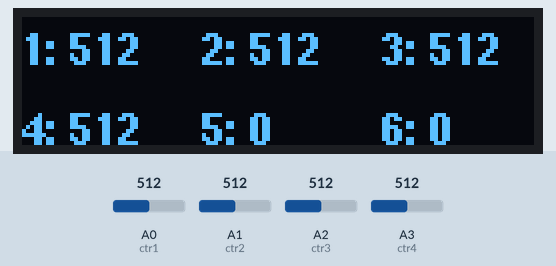
The sketch below on a simulated Arduino Uno, built with avr-gcc and run on an emulated ATmega328P. On the bench: 128×32 one-colour display. Inputs (shaded band) come from the test bench; at power-on: A0 (ctr1) = 512, A1 (ctr2) = 512, A2 (ctr3) = 512, A3 (ctr4) = 512.

Above: at 1.2 s.
1.3 s: A0 (ctr1) set to 716
At 2.6 s:
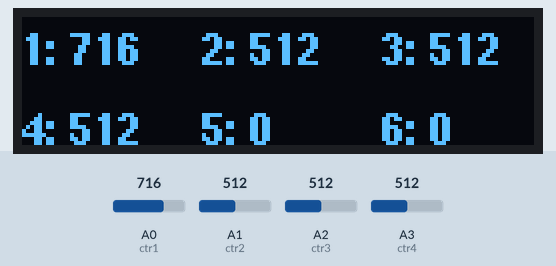
2.9 s: A1 (ctr2) set to 716
At 4.1 s:
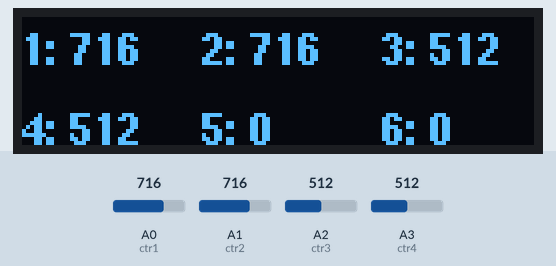
4.5 s: A2 (ctr3) set to 716
At 5.4 s:
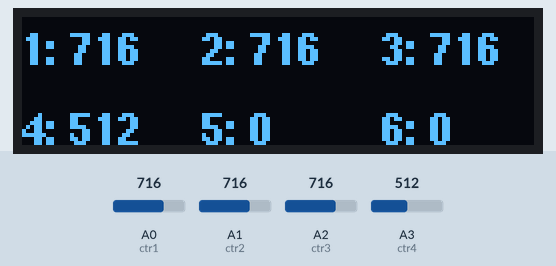
6.1 s: A3 (ctr4) set to 716
At 6.9 s:
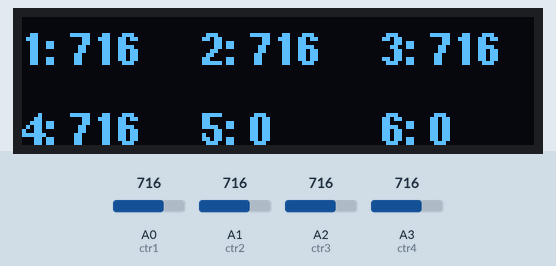
7.8 s: A0 (ctr1) set to 992
At 8.5 s:
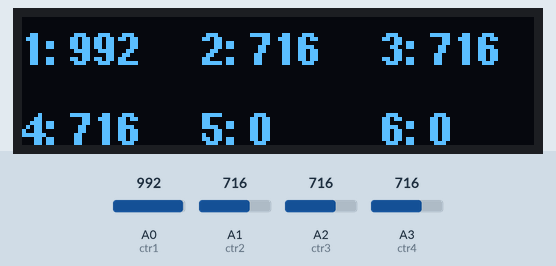
9.4 s: A1 (ctr2) set to 992
At 10.7 s:
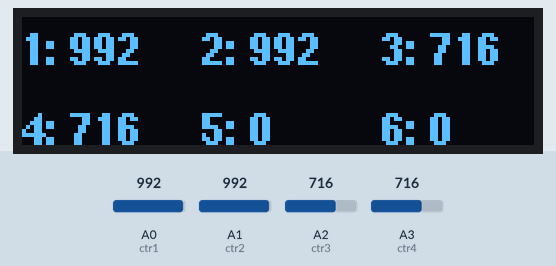
Timing chart, 0 to 12.0 s (numbered marks = the images above; inputs shaded):
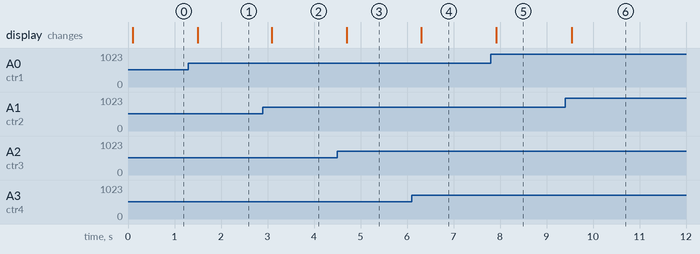

Measured:
- after the input at 1.3 s, the display: changes after 0.20 s (image 1)
- after the input at 2.9 s, the display: changes after 0.20 s (image 2)
- after the input at 4.5 s, the display: changes after 0.20 s (image 3)
- after the input at 6.1 s, the display: changes after 0.21 s (image 4)
- after the input at 7.8 s, the display: changes after 0.12 s (image 5)
- after the input at 9.4 s, the display: changes after 0.14 s (image 6)

The sketch:

Robotic-Spleen.ino
```cpp
#include "U8glib.h"
#include <stdio.h>
#include <stdlib.h>

U8GLIB_SSD1306_128X32 u8g(U8G_I2C_OPT_NONE);  // I2C / TWI

#define ctr1 14 // A0
#define ctr2 15 // A1
#define ctr3 16 // A3
#define ctr4 17 // A4


void Display( int spleen1, int spleen2, int spleen3, int spleen4, int spleen5, int spleen6 )
{
  char buf[50]; // buffer
  int line1 = 12;
  int line2 = 32;
  int col1 = 0;
  int col2 = 45;
  int col3 = 90;

  u8g.setFont(u8g_font_helvB08); // font size

  // SPLEEN 1
  char s1[50];
  char* spleen_1 = itoa(spleen1, buf, 10);
  strcpy(s1, "1: ");
  strcat(s1, spleen_1);
  u8g.drawStr( col1, line1, s1 ); // spleen 1: (x,y, text)

  //SPLEEN 2
  char s2[50];
  char* spleen_2 = itoa(spleen2, buf, 10);
  strcpy(s2, "2: ");
  strcat(s2, spleen_2);
  u8g.drawStr( col2, line1, s2); // spleen 2: (x,y, text)


  //SPLEEN 3
  char s3[50];
  char* spleen_3 = itoa(spleen3, buf, 10);
  strcpy(s3, "3: ");
  strcat(s3, spleen_3);
  u8g.drawStr( col3, line1, s3); // spleen 2: (x,y, text)


  //SPLEEN 4
  char s4[50];
  char* spleen_4 = itoa(spleen4, buf, 10);
  strcpy(s4, "4: ");
  strcat(s4, spleen_4);
  u8g.drawStr( col1, line2, s4); // spleen 2: (x,y, text)

  //SPLEEN 5
  char s5[50];
  char* spleen_5 = itoa(spleen5, buf, 10);
  strcpy(s5, "5: ");
  strcat(s5, spleen_5);
  u8g.drawStr( col2, line2, s5); // spleen 2: (x,y, text)

  //SPLEEN 6
  char s6[50];
  char* spleen_6 = itoa(spleen6, buf, 10);
  strcpy(s6, "6: ");
  strcat(s6, spleen_6);
  u8g.drawStr( col3, line2, s6); // spleen 2: (x,y, text)

}

char* ctr1Char ( int* number )
{
   char r[16];
   char* re = itoa(number, r, 10);
   return re;
}

char* ctr2Char ( int* number )
{
  char buf [12]; // "-2147483648 \ 0"
  return (itoa (number - 512, buf, 10));
}

void setup(void)
{
  Serial.begin(9600);
  if ( u8g.getMode() == U8G_MODE_R3G3B2 ) {
    u8g.setColorIndex(255);     // white
  }
  else if ( u8g.getMode() == U8G_MODE_GRAY2BIT ) {
    u8g.setColorIndex(3);         // max intensity
  }
  else if ( u8g.getMode() == U8G_MODE_BW ) {
    u8g.setColorIndex(1);         // pixel on
  }
  else if ( u8g.getMode() == U8G_MODE_HICOLOR ) {
    u8g.setHiColorByRGB(255,255,255);
  }

  pinMode (ctr1, INPUT);
  pinMode (ctr2, INPUT);
}

void loop(void)
{
  u8g.firstPage();
  do
  {
    Display( analogRead (ctr1), analogRead (ctr2), analogRead (ctr3), analogRead (ctr4), 0, 0 );

  } while( u8g.nextPage() );

  delay(100);
}
```
